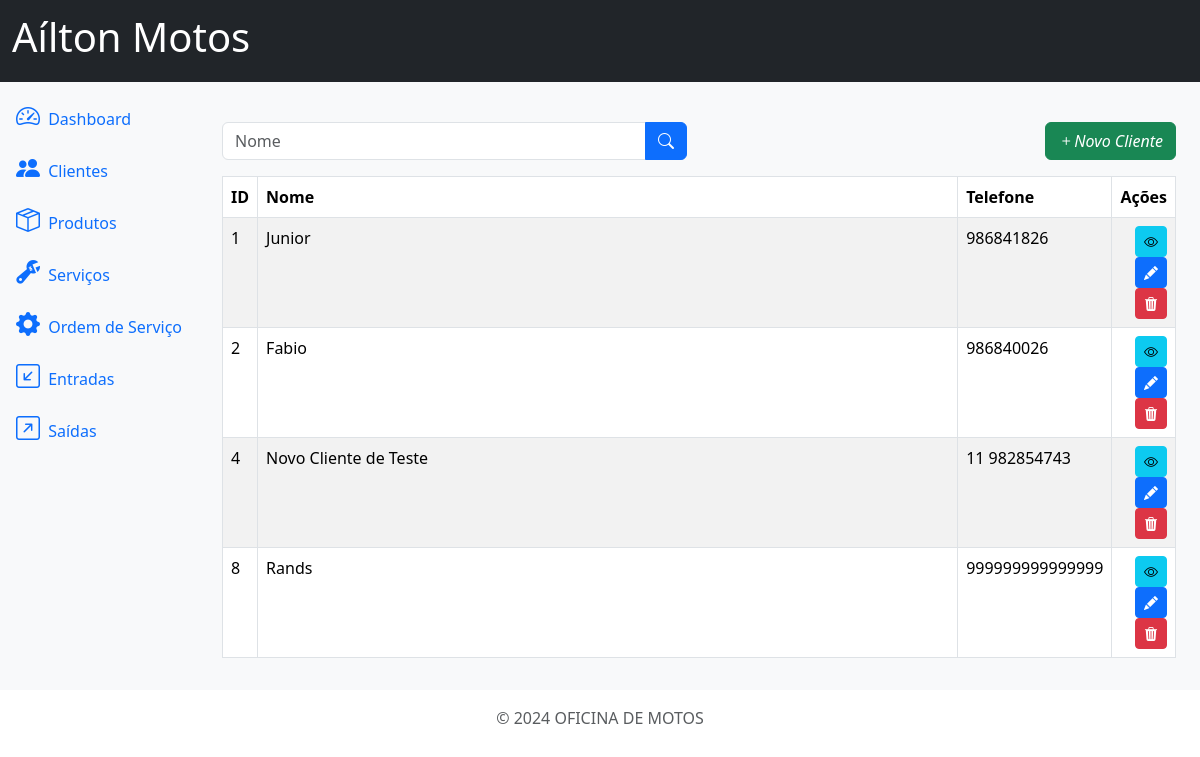
Before: /customers/ with the older database file.
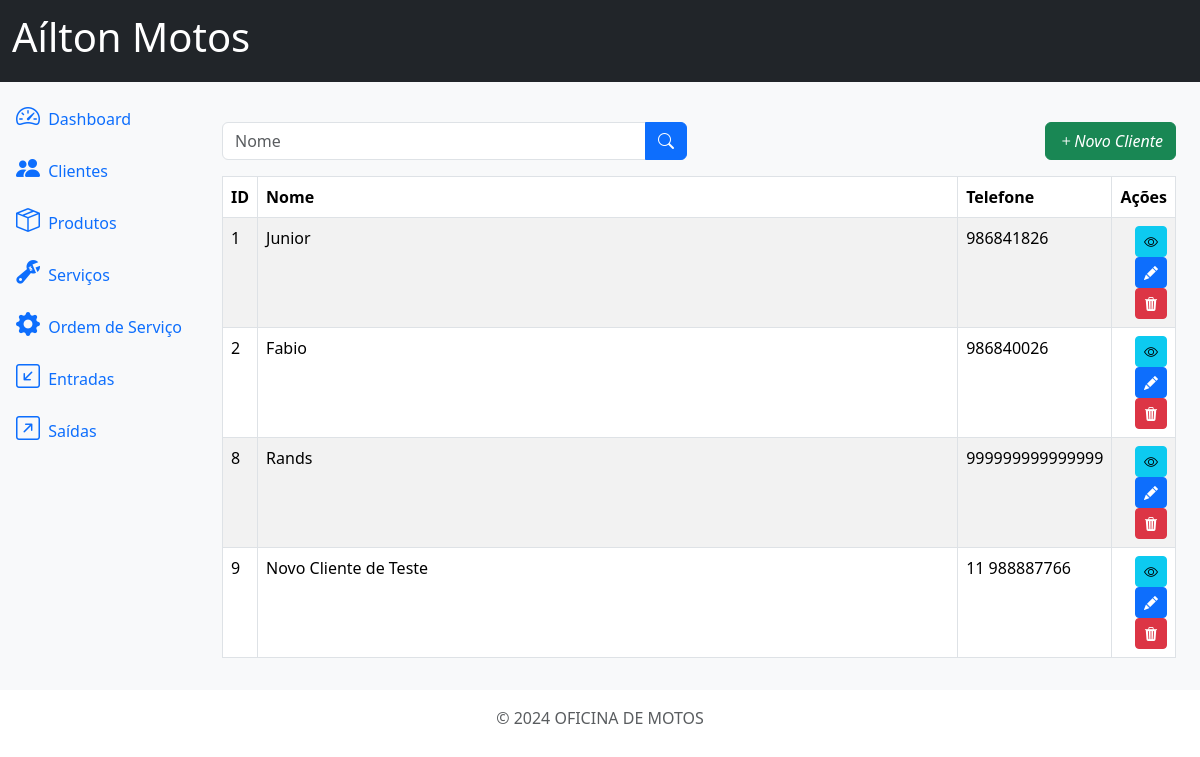
After: the same page with the newer database file.
### customers/models.py (models this page shows, shortened)
class Client(models.Model):
    id = models.AutoField(primary_key=True)
    name = models.CharField(max_length=500)
    address = models.CharField(max_length=500, blank=True, null=True)
    address_number = models.CharField(max_length=20, blank=True, null=True)
    phone1 = models.CharField(max_length=15)
    phone2 = models.CharField(max_length=15, blank=True, null=True)
    comments = models.TextField(blank=True, null=True)

### customers/views.py (the view)
# urls.py: path('customers/', ClientListView.as_view(), name='customers'),
class ClientListView(ListView):
    model = Client
    template_name = 'customers.html'
    context_object_name = 'customers'
    def get_queryset(self):
        queryset = super().get_queryset()
        name = self.request.GET.get('name')
        if name:
            queryset = queryset.filter(name__icontains=name)
        return queryset

### customers/templates/customers.html (shortened to what this page needs)
{% extends 'base.html' %}
{% block content %}
<div class="row mb-3">
    <div class="col-md-6">
        <form method="get" action="{% url 'customers' %}">
            <div class="input-group">
                <input type="text" class="form-control" name="name" placeholder="Nome" value="{{ request.GET.name }}">
                <button type="submit" class="btn btn-primary">
                    <i class="bi bi-search"></i>
                </button>
            </div>
        </form>
    </div>
    <div class="col-md-6">
        <a href="{% url 'customers_create' %}" class="btn btn-success float-end">
            <i class="bi bi-plus">Novo Cliente</i>
        </a>
    </div>
</div>
<div class="table-responsive">
    <table class="table table-striped table-bordered">
        <thead class="thead-dark">
            <tr>
                <th>ID</th>
                <th class="w-75">Nome</th>
                <th>Telefone</th>
                <th>Ações</th>
            </tr>
        </thead>
        <tbody>
            {% for client in customers %}
            <tr>
                <td>{{ client.id }}</td>
                <td>{{ client.name }}</td>
                <td>{{ client.phone1 }}</td>
                <td>
                    <a href="{% url 'customers_detail' client.id %}" class="btn btn-info btn-sm float-end">
                        <i class="bi bi-eye"></i>
                    </a>
                    <a href="{% url 'customers_update' client.id %}" class="btn btn-primary btn-sm float-end">
                        <i class="bi bi-pencil-fill"></i>
                    </a>
                    <a href="{% url 'customers_delete' client.id %}" class="btn btn-danger btn-sm float-end" >
                        <i class="bi bi-trash3-fill"></i>
                    </a>
                </td>
            </tr>
            {% endfor %}
        </tbody>
    </table>
</div>
{% endblock %}

Changed rows visible on the page:
removed Client: id "4", name "Novo Cliente de Teste", phone1 "11 982854743"
added Client: id "9", name "Novo Cliente de Teste", phone1 "11 988887766"
